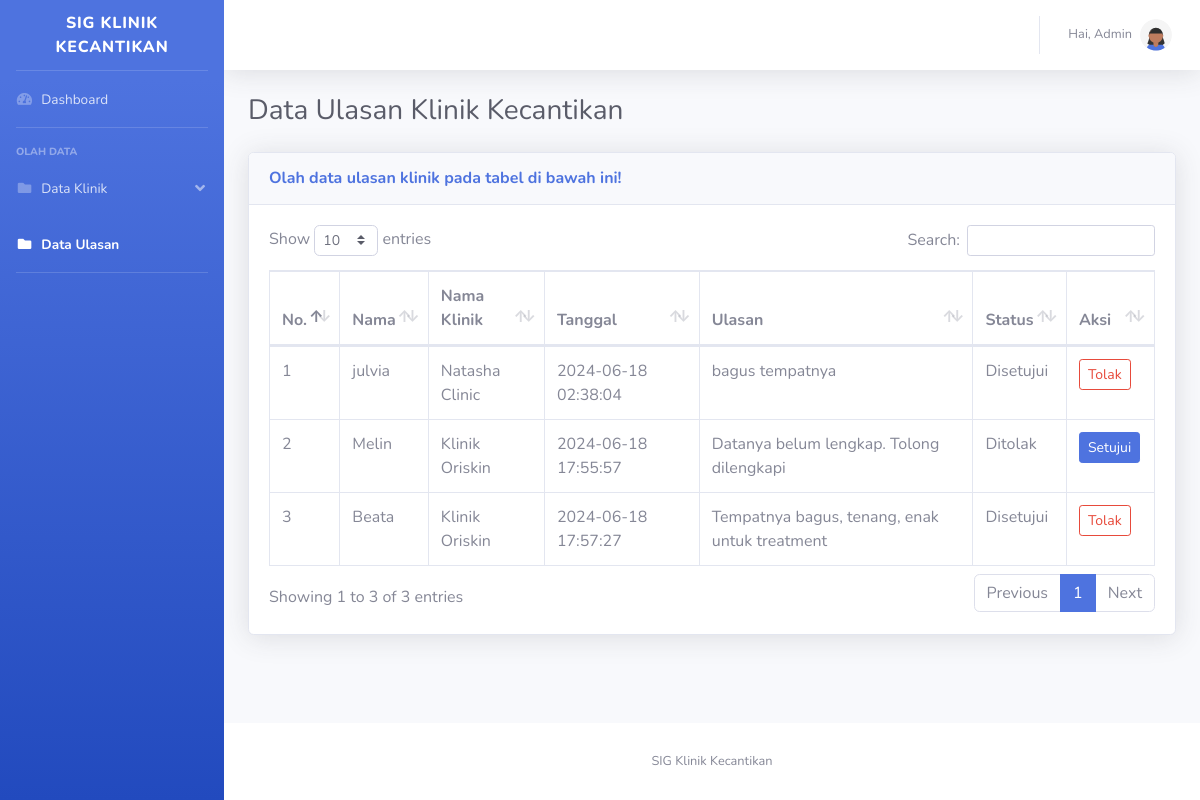
/admin/ulasan.php (signed in), run on the app's committed database.
### tables this page shows
CREATE TABLE `tbl_ulasan` (
  `id` int NOT NULL,
  `id_user` int NOT NULL,
  `id_klinik` int NOT NULL,
  `tanggal` datetime NOT NULL,
  `ulasan` text NOT NULL,
  `status` varchar(15) NOT NULL
);

CREATE TABLE `tbl_user` (
  `id` int NOT NULL,
  `username` varchar(30) NOT NULL,
  `nama` varchar(50) NOT NULL,
  `email` varchar(50) NOT NULL,
  `password` varchar(255) NOT NULL
);

CREATE TABLE `tbl_klinik` (
  `id` int NOT NULL,
  `nama` varchar(50) NOT NULL,
  `alamat` varchar(255) NOT NULL,
  `no_telp` varchar(20) NOT NULL,
  `latitude` varchar(255) NOT NULL,
  `longitude` varchar(255) NOT NULL,
  `kecamatan` varchar(50) NOT NULL,
  `kelurahan` varchar(50) NOT NULL,
  `gambar` varchar(50) NOT NULL
);

### admin/ulasan.php (the view, shortened to what this page needs)
<?php
require_once("bootstrap.php");
require_once("views/header.php");
?>
<div class="container-fluid">
    <div class="d-sm-flex align-items-center justify-content-between mb-4">
        <h1 class="h3 mb-0 text-gray-800">Data Ulasan Klinik Kecantikan</h1>
    </div>
    <div class="card shadow mb-4">
        <div class="card-header py-3 d-sm-flex align-items-center justify-content-between">
            <h6 class="m-0 font-weight-bold text-primary">Olah data ulasan klinik pada tabel di bawah ini!</h6>
        </div>
        <div class="card-body">
            <div class="table-responsive">
                <table class="table table-bordered" id="dataTable" width="100%" cellspacing="0">
                    <thead>
                        <tr>
                            <th>No.</th>
                            <th>Nama</th>
                            <th>Nama Klinik</th>
                            <th>Tanggal</th>
                            <th>Ulasan</th>
                            <th>Status</th>
                            <th>Aksi</th>
                        </tr>
                    </thead>
                    <tbody>
                        <?php
                        $no = 0;
                        $sql = "SELECT tbl_ulasan.id AS id_ulasan, tbl_user.nama, tbl_klinik.nama AS nama_klinik, tanggal, ulasan, status FROM tbl_ulasan INNER JOIN tbl_user ON tbl_ulasan.id_user = tbl_user.id INNER JOIN tbl_klinik ON tbl_ulasan.id_klinik = tbl_klinik.id";
                        $result = $conn->query($sql);
                        while ($row = $result->fetch_assoc()) {
                            $no++;
                            echo "<tr>";
                            echo "<td>" . $no . "</td>";
                            echo "<td>" . $row['nama'] . "</td>";
                            echo "<td>" . $row['nama_klinik'] . "</td>";
                            echo "<td>" . $row['tanggal'] . "</td>";
                            echo "<td>" . $row['ulasan'] . "</td>";
                            echo "<td>" . $row['status'] . "</td>";
                            if ($row["status"] == "Menunggu") {
                                echo "<td>
                                <button type='button' class='btn btn-sm btn-primary mb-1' data-id='" . $row['id_ulasan'] . "' data-nama='" . $row["nama"] . "' id='approveUlasan'>Setujui</button>
                                <button type='button' class='btn btn-sm btn-outline-danger mb-1' data-id='" . $row['id_ulasan'] . "' data-nama='" . $row["nama"] . "' id='rejectUlasan'>Tolak</button>
                                </td>";
                            } elseif ($row["status"] == "Disetujui") {
                                echo "<td>
                                <button type='button' class='btn btn-sm btn-outline-danger mb-1' data-id='" . $row['id_ulasan'] . "' data-nama='" . $row["nama"] . "' id='rejectUlasan'>Tolak</button>
                                </td>";
                            } elseif ($row["status"] == "Ditolak") {
                                echo "<td>
                                <button type='button' class='btn btn-sm btn-primary mb-1' data-id='" . $row['id_ulasan'] . "' data-nama='" . $row["nama"] . "' id='approveUlasan'>Setujui</button>";
                            }
                            echo "</tr>";
                        }
                        ?>
                    </tbody>
                </table>
            </div>
        </div>
    </div>
</div>
</div>
<?php
require_once("views/footer.php");
?>

### data on the page
tbl_ulasan: id_user.nama "julvia", id_klinik.nama "Natasha Clinic", tanggal "2024-06-18 02:38:04", ulasan "bagus tempatnya", status "Disetujui"
tbl_ulasan: id_user.nama "Melin", id_klinik.nama "Klinik Oriskin", tanggal "2024-06-18 17:55:57", ulasan "Datanya belum lengkap. Tolong dilengkapi", status "Ditolak"
tbl_ulasan: id_user.nama "Beata", id_klinik.nama "Klinik Oriskin", tanggal "2024-06-18 17:57:27", ulasan "Tempatnya bagus, tenang, enak untuk treatment", status "Disetujui"

### other printed values
$_SESSION["nama_admin"] "Admin"
